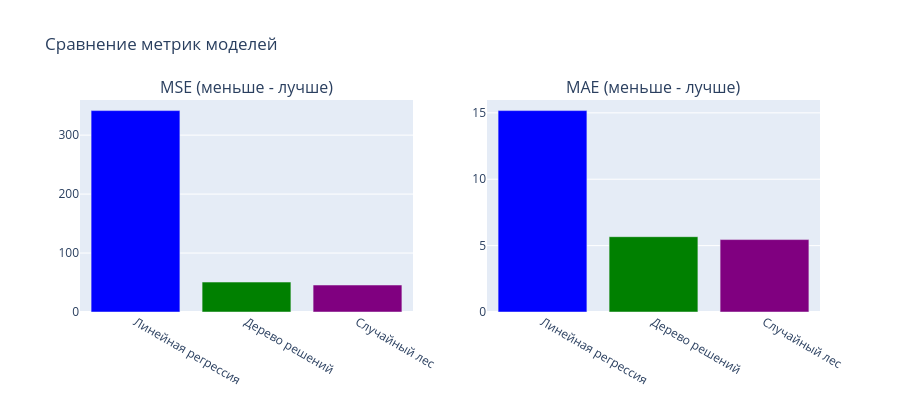

The code cell stored with this chart in its notebook:
### Markdown cell above
## Сравнение метрик

### Code cell
metrics_df = pd.DataFrame({
    'Модель': ['Линейная регрессия', 'Дерево решений', 'Случайный лес'],
    'MSE': [mse_linreg, mse_tree, mse_forest],
    'MAE': [mae_linreg, mae_tree, mae_forest]
})

print("\n=== Сводная таблица метрик ===")
print(metrics_df.to_string(index=False))

fig = make_subplots(
    rows=1, cols=2,
    subplot_titles=('MSE (меньше - лучше)', 'MAE (меньше - лучше)')
)

fig.add_trace(
    go.Bar(x=metrics_df['Модель'], y=metrics_df['MSE'], name='MSE',
           marker=dict(color=['blue', 'green', 'purple'])),
    row=1, col=1
)

fig.add_trace(
    go.Bar(x=metrics_df['Модель'], y=metrics_df['MAE'], name='MAE',
           marker=dict(color=['blue', 'green', 'purple'])),
    row=1, col=2
)

fig.update_layout(height=400, showlegend=False, title_text="Сравнение метрик моделей")
fig.show()

### Figure 1 — Plotly figure (JSON) as saved in the notebook; plotly's stock layout.template omitted (floating-point values rounded to 4 significant figures)
{"data": [{"marker": {"color": ["blue", "green", "purple"]}, "name": "MSE", "type": "bar", "x": ["Линейная регрессия", "Дерево решений", "Случайный лес"], "xaxis": "x", "y": [341.7, 50.78, 45.76], "yaxis": "y"}, {"marker": {"color": ["blue", "green", "purple"]}, "name": "MAE", "type": "bar", "x": ["Линейная регрессия", "Дерево решений", "Случайный лес"], "xaxis": "x2", "y": [15.17, 5.671, 5.454], "yaxis": "y2"}], "layout": {"annotations": [{"font": {"size": 16}, "showarrow": false, "text": "MSE (меньше - лучше)", "x": 0.225, "xanchor": "center", "xref": "paper", "y": 1, "yanchor": "bottom", "yref": "paper"}, {"font": {"size": 16}, "showarrow": false, "text": "MAE (меньше - лучше)", "x": 0.775, "xanchor": "center", "xref": "paper", "y": 1, "yanchor": "bottom", "yref": "paper"}], "height": 400, "showlegend": false, "title": {"text": "Сравнение метрик моделей"}, "xaxis": {"anchor": "y", "domain": [0, 0.45]}, "xaxis2": {"anchor": "y2", "domain": [0.55, 1]}, "yaxis": {"anchor": "x", "domain": [0, 1]}, "yaxis2": {"anchor": "x2", "domain": [0, 1]}}}
